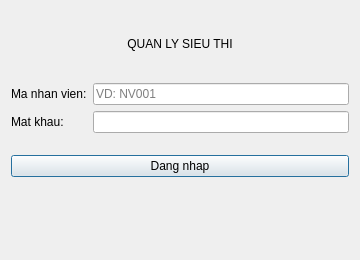
<?xml version="1.0" encoding="UTF-8"?>
<ui version="4.0">
 <class>LoginDialog</class>
 <widget class="QDialog" name="LoginDialog">
  <property name="geometry"><rect><x>0</x><y>0</y><width>360</width><height>260</height></rect></property>
  <property name="windowTitle"><string>Dang nhap</string></property>
  <layout class="QVBoxLayout" name="verticalLayout">
   <item><widget class="QLabel" name="labelTitle">
    <property name="text"><string>QUAN LY SIEU THI</string></property>
    <property name="alignment"><set>Qt::AlignCenter</set></property>
   </widget></item>
   <item><layout class="QFormLayout" name="formLayout">
    <item row="0" column="0"><widget class="QLabel" name="label1"><property name="text"><string>Ma nhan vien:</string></property></widget></item>
    <item row="0" column="1"><widget class="QLineEdit" name="lineEditMaNV"><property name="placeholderText"><string>VD: NV001</string></property></widget></item>
    <item row="1" column="0"><widget class="QLabel" name="label2"><property name="text"><string>Mat khau:</string></property></widget></item>
    <item row="1" column="1"><widget class="QLineEdit" name="lineEditMatKhau"><property name="echoMode"><enum>QLineEdit::Password</enum></property></widget></item>
   </layout></item>
   <item><widget class="QPushButton" name="btnDangNhap">
    <property name="text"><string>Dang nhap</string></property>
   </widget></item>
   <item><widget class="QLabel" name="labelLoi">
    <property name="text"><string></string></property>
    <property name="alignment"><set>Qt::AlignCenter</set></property>
    <property name="styleSheet"><string>color: red;</string></property>
   </widget></item>
  </layout>
 </widget>
</ui>
